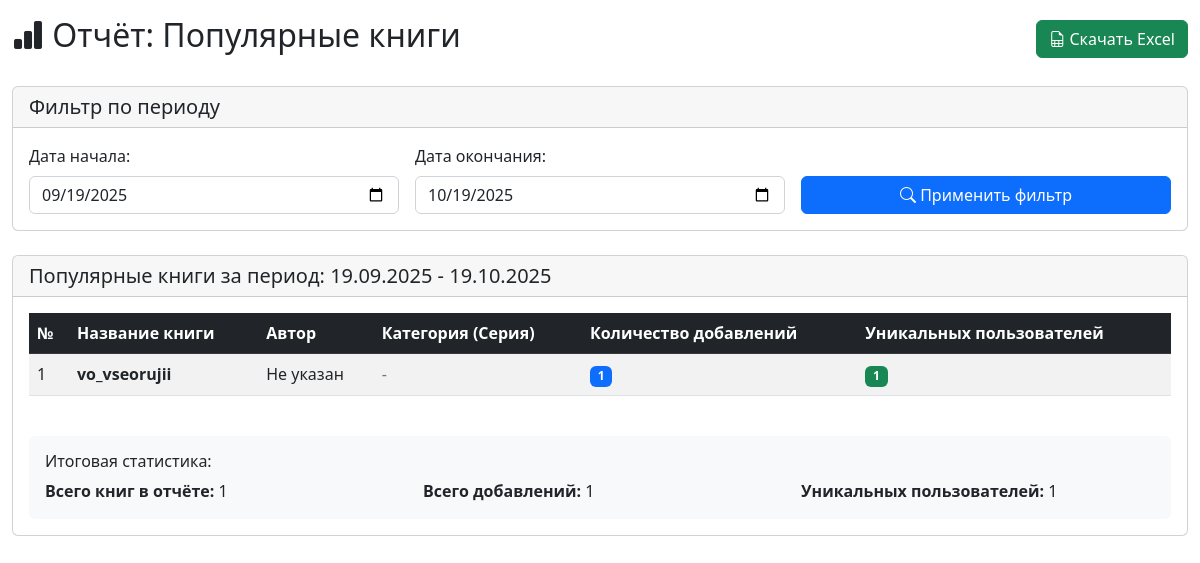
The page /php/reports_popular_books.php (signed in) on the database its author committed.
### tables this page shows
CREATE TABLE `books` (
  `id` int NOT NULL AUTO_INCREMENT,
  `title` text NOT NULL,
  `author` text,
  `series` text,
  `series_index` int DEFAULT NULL,
  `language` text,
  `published_year` int DEFAULT NULL,
  `description` text,
  PRIMARY KEY (`id`)
);

### WEB/php/reports_popular_books.php (the view, shortened to what this page needs)
<?php
require_once 'db.php';
$date_from = isset($_GET['date_from']) ? $_GET['date_from'] : date('Y-m-d', strtotime('-30 days'));
$date_to = isset($_GET['date_to']) ? $_GET['date_to'] : date('Y-m-d');
$query = "
    SELECT
        b.id,
        b.title,
        b.author,
        b.series as category,
        COUNT(ub.book_id) as add_count,
        COUNT(DISTINCT ub.user_id) as unique_users
    FROM user_books ub
    JOIN books b ON ub.book_id = b.id
    WHERE DATE(ub.added_at) BETWEEN ? AND ?
    GROUP BY b.id, b.title, b.author, b.series
    ORDER BY add_count DESC, unique_users DESC
    LIMIT 100
";
$stmt = mysqli_prepare($connect, $query);
if ($stmt) {
    mysqli_stmt_bind_param($stmt, 'ss', $date_from, $date_to);
    mysqli_stmt_execute($stmt);
    $result = mysqli_stmt_get_result($stmt);
    $popular_books = [];
    while ($row = mysqli_fetch_assoc($result)) {
        $popular_books[] = $row;
    }
} else {
    $popular_books = [];
    $error = "Ошибка выполнения запроса: " . mysqli_error($connect);
}
?>
<!DOCTYPE html>
<html lang="ru">
<head>
    <link href="https://cdn.jsdelivr.net/npm/bootstrap@5.2.1/dist/css/bootstrap.min.css" rel="stylesheet">
    <link rel="stylesheet" href="https://cdn.jsdelivr.net/npm/bootstrap-icons@1.7.2/font/bootstrap-icons.css">
</head>
<body>
    <div class="container-fluid py-3">
        <div class="d-flex justify-content-between align-items-center mb-4">
            <h2><i class="bi bi-bar-chart-fill"></i> Отчёт: Популярные книги</h2>
            <a class="btn btn-success"
               href="?date_from=<?= urlencode($date_from) ?>&date_to=<?= urlencode($date_to) ?>&export=excel">
                <i class="bi bi-file-earmark-spreadsheet"></i> Скачать Excel
            </a>
        </div>
        <div class="card mb-4">
            <div class="card-header">
                <h5 class="mb-0">Фильтр по периоду</h5>
            </div>
            <div class="card-body">
                <form method="GET" class="row g-3">
                    <div class="col-md-4">
                        <label for="date_from" class="form-label">Дата начала:</label>
                        <input type="date" class="form-control" id="date_from" name="date_from"
                               value="<?= htmlspecialchars($date_from) ?>" required>
                    </div>
                    <div class="col-md-4">
                        <label for="date_to" class="form-label">Дата окончания:</label>
                        <input type="date" class="form-control" id="date_to" name="date_to"
                               value="<?= htmlspecialchars($date_to) ?>" required>
                    </div>
                    <div class="col-md-4 d-flex align-items-end">
                        <button type="submit" class="btn btn-primary w-100">
                            <i class="bi bi-search"></i> Применить фильтр
                        </button>
                    </div>
                </form>
            </div>
        </div>
        <div class="card">
            <div class="card-header">
                <h5 class="mb-0">
                    Популярные книги за период:
                    <?= date('d.m.Y', strtotime($date_from)) ?> - <?= date('d.m.Y', strtotime($date_to)) ?>
                </h5>
            </div>
            <div class="card-body">
                <div class="table-responsive">
                    <table class="table table-striped table-hover">
                        <thead class="table-dark">
                            <tr>
                                <th>№</th>
                                <th>Название книги</th>
                                <th>Автор</th>
                                <th>Категория (Серия)</th>
                                <th>Количество добавлений</th>
                                <th>Уникальных пользователей</th>
                            </tr>
                        </thead>
                        <tbody>
                            <?php if (!empty($popular_books)): ?>
                                <?php $index = 1; ?>
                                <?php foreach ($popular_books as $book): ?>
                                    <tr>
                                        <td><?= $index++ ?></td>
                                        <td><strong><?= htmlspecialchars($book['title']) ?></strong></td>
                                        <td><?= htmlspecialchars($book['author'] ?: 'Не указан') ?></td>
                                        <td>
                                            <?php if (!empty($book['category'])): ?>
                                                <span class="badge bg-info"><?= htmlspecialchars($book['category']) ?></span>
                                            <?php else: ?>
                                                <span class="text-muted">-</span>
                                            <?php endif; ?>
                                        </td>
                                        <td>
                                            <span class="badge bg-primary"><?= $book['add_count'] ?></span>
                                        </td>
                                        <td>
                                            <span class="badge bg-success"><?= $book['unique_users'] ?></span>
                                        </td>
                                    </tr>
                                <?php endforeach; ?>
                            <?php endif; ?>
                        </tbody>
                    </table>
                </div>
                <?php if (!empty($popular_books)): ?>
                    <div class="mt-4 p-3 bg-light rounded">
                        <h6>Итоговая статистика:</h6>
                        <div class="row">
                            <div class="col-md-4">
                                <strong>Всего книг в отчёте:</strong> <?= count($popular_books) ?>
                            </div>
                            <div class="col-md-4">
                                <strong>Всего добавлений:</strong> <?= array_sum(array_column($popular_books, 'add_count')) ?>
                            </div>
                            <div class="col-md-4">
                                <strong>Уникальных пользователей:</strong>
                                <?= count(array_unique(array_column($popular_books, 'unique_users'))) ?>
                            </div>
                        </div>
                    </div>
                <?php endif; ?>
            </div>
        </div>
    </div>
</body>
</html>

### rows shown on the page
books: title "vo_vseorujii", author "Не указан", add_count "1", unique_users "1"

### other values the page prints
date('d.m.Y', strtotime($date_from)) "19.09.2025"
date('d.m.Y', strtotime($date_to)) "19.10.2025"
count($popular_books) "1"
array_sum(array_column($popular_books, 'add_count')) "1"
count(array_unique(array_column($popular_books, 'unique_users'))) "1"
